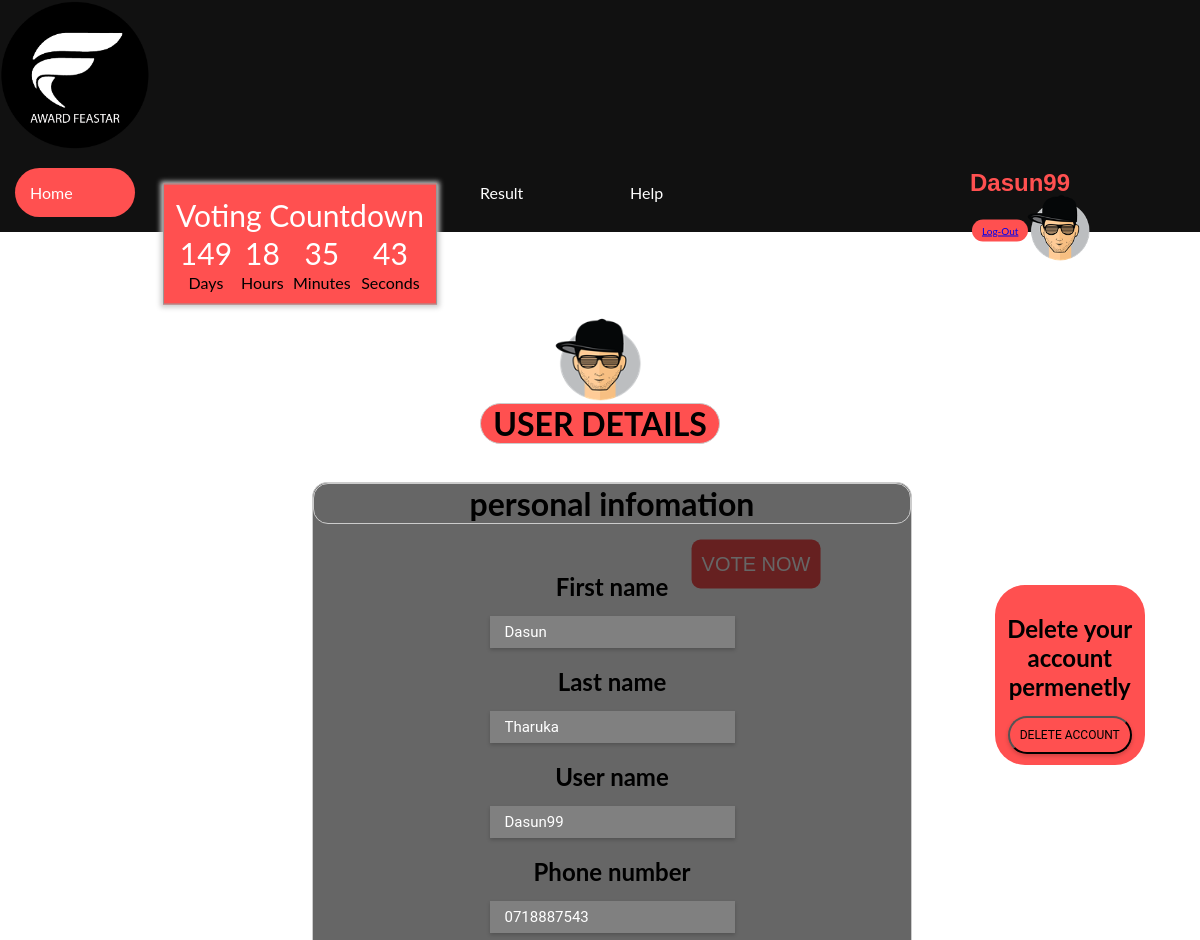
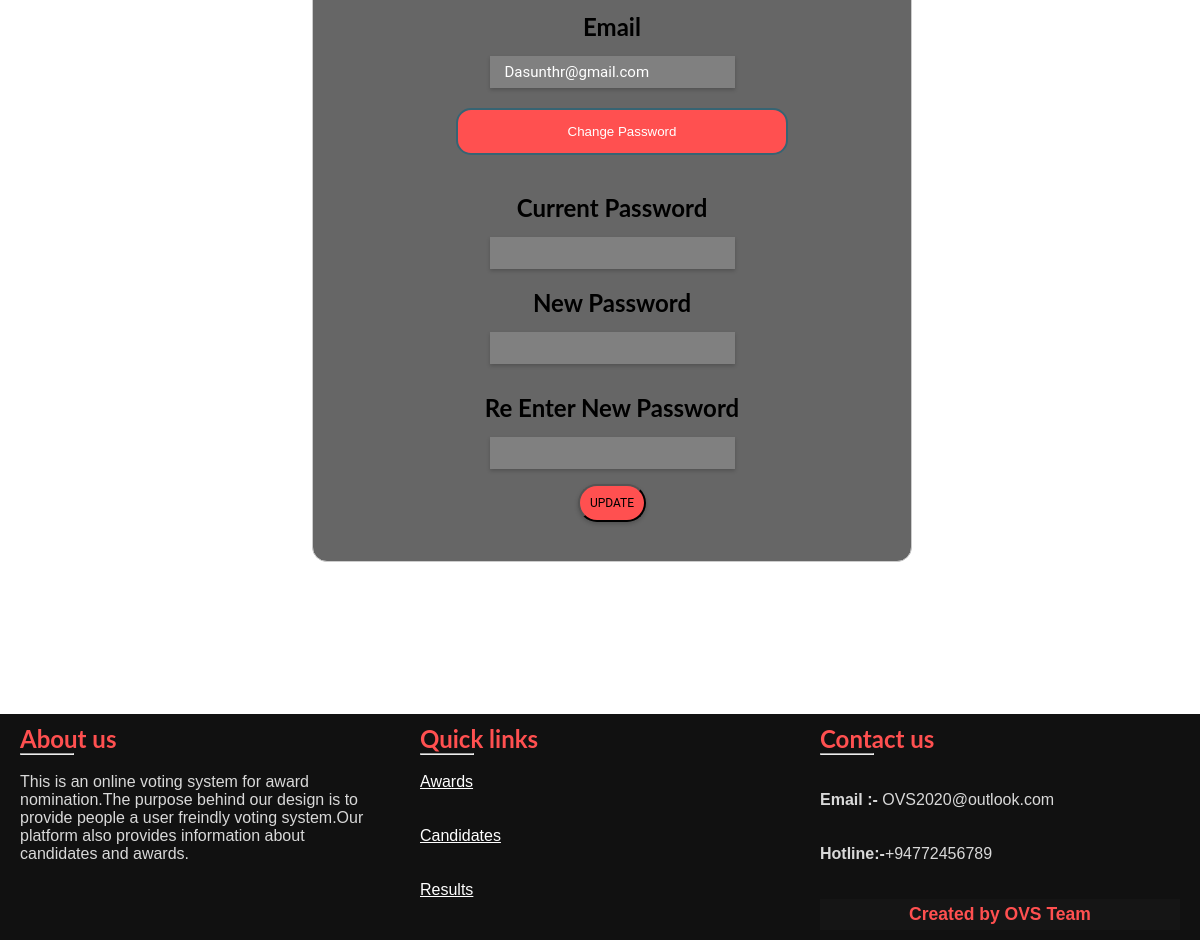
Screenshot of /php/userprofile.php?login=Dasun99 (signed in) with the database file from the repository (2 pictures, top to bottom).
### tables this page shows
CREATE TABLE `user` (
  `First_name` varchar(100) NOT NULL,
  `Last_name` varchar(100) NOT NULL,
  `User_name` varchar(100) NOT NULL,
  `Email` varchar(100) NOT NULL,
  `Phone` varchar(10) NOT NULL,
  `Password` varchar(1000) NOT NULL,
  `Status` varchar(50) NOT NULL,
  `Gender` varchar(20) NOT NULL
);

### php/userprofile.php (the view, shortened to what this page needs)
<!DOCTYPE html>
<html >
   <head>
         <link rel="stylesheet" href="../css/styles.css">
   </head>
  <body>
  <?php
	include('header.php');
  ?>
<br><br><br><br><br><br><br>
<center>
<div class = "userd">
	<img src = "../images/ava2.png" width = "110px" height = "100px">
	</div><br><br>
<strong><h1 class="toplain">USER DETAILS<h1></strong>
</center>
<br><br>
<center>
<div id="pinfor" class="contents">
    <h1 class="headinfo">personal infomation</h1>
	<?php
	echo'<div class="profile tabshow">
			<form action="update.php" method="POST">
			<br> <br><h2>First name</h2>
			<input type = "text" class ="input" name = "usernameF" value = '.$row['First_name'].'>
			<br> <br><h2>Last name</h2>
			<input type = "text" class ="input" name = "usernameL" value = '.$row['Last_name'].'>
			<br> <br><h2>User name</h2>
			<input type = "text" class ="input" name = "usernameU" value = '.$row['User_name'].'>
			<br> <br><h2>Phone number</h2>
			<input type = "text" class ="input" pattern="[0-9]{10}" name = "phone1" title="Please Enter 10 Digits" value = '.$row['Phone'].'>
			<br> <br><h2>Email</h2>
			<input type = "email" class ="input" name = "email1" value ='.$row['Email'].'>';
			?>
			<button name="btnchge1" id="btnchge1" onclick="return pw1()">Change Password </button>
			<br> <br><h2> Current Password</h2>
		    <input type="password" name="pwd1" id="pwd1" class = "input" pattern="(?=.*\d)(?=.*[a-z])(?=.*[A-Z]).{8,}"
		    title="Must contain at least one digit, one uppercase character one lowercase character and at least 10 characters" required disabled> <br> <br>
			<h2>New Password<h2>
		   <input type="password" name="pwd2" id="pwd2" class ="input" required disabled ><br> <br>
		   <h2>Re Enter New Password<h2>
		   <input type="password" name="pwd3" id="pwd3" class ="input" required disabled >
		    <br>
			<input type="submit" name="update" id="update" class="btn2" value="Update" >
			</form>
			<form action="delete.php" method="POST">
			<div class="tab">
			<br>
			<h4>Delete your account permenetly</h4>
			<input type="submit" name="delete" id="delete" class="btn2" value="Delete Account">
			</div>
			</form>
		</div>
</div>
</center>
<br><br><br><br><br><br><br><br>
    <footer>
        <div class="main-content">
          <div class="box">
  <h2 style="color:#ff5050;">About us</h2>
  <div class="content">
  <hr width=15%>
  <br>
  <p>
  This is an online voting system for award nomination.The purpose behind our design is to provide people a user freindly voting system.Our platform also provides information about candidates and awards.</p>
  </div>
</div>
  <div class="center box">
            <h2 style="color:#ff5050;">Quick links</h2>
  <div class="content">
  <hr width=15%>
              <br>
                <a class ="text" style="color:white;" href="#">Awards</a>
                <br><br>
  <div>
              <br>
                <a class ="text" style="color:white;" href="#">Candidates</a>
                <br><br>
              </div>
  <div >
              <br>
                <a class ="text" style="color:white;" href="#">Results</a>
              </div>
  </div>
  </div>
  <div class="right box">
  <h2 style="color:#ff5050;">
  Contact us</h2>
  <div class="content">
  <hr width=15%>
<br><br>
  <b>Email :-</b> OVS2020@outlook.com
  <br><br><br>
  <b> Hotline:-</b>+94772456789
  <div class="bottom"><br><br>
  <center>
            <h3 class="credit" style="color:#ff5050">Created by  OVS Team<h3>
          </center>
  </div>
</div>
</div>
  </body>
</html>

### php/header.php (shortened to what this page needs)
<header>
       <div class = "headerimg">
       <img src = "../images/logo1.png" width = "150px" height = "150px">
       </div>
	   <div class = "user2">
	   <?php
			if(isset($_SESSION['logsession']))
			{
				$uname=$_SESSION['logsession'];
				include_once('config_1.php');
				$sql = "SELECT * FROM user where User_name ='$uname'";
				$result = $conn->query($sql);
				$row = $result->fetch_assoc();
				echo'
				 <div class = "user1">
				<img src = "../images/ava2.png" width = "80px" height = "80px">
				</div>
	   			<div class = "button1">
				<h2>'.$row['User_name'].'</h2>
				</div>
				<br>
				<div class = "button2">
				<a  href="logout.php">Log-Out</a>
				</div>
				';
			}
	   ?>
	   </div>
    <table class="countdownContainer" >
        <tr class="info">
           <td colspan="4">Voting Countdown</td>
        </tr>
        <tr class="info">
			<td id="days">120</td>
			<td id="hours">4</td>
			<td id="minutes">12</td>
			<td id="seconds">22</td>
        </tr>
        <tr>
			<td>Days</td>
			<td>Hours</td>
			<td>Minutes</td>
			<td>Seconds</td>
		</tr>
    </table>
  <center>
        <a  href="vote.php" class="time1" >VOTE NOW</a>
  </center>
      <div class="menu-bar">
        <ul>
             <li class="active"><a  href="homepage.php">Home</a></li>
             <li><a  href="Adisplay.php">Awards</a></li>
			 <li><a  href="#">Candidates</a>
			 </li>
             <li><a  href="#">Result</a>
			 </li>
             <li><a  href="#">Help</a>
			 </li>
                  </ul>
			      </div>
  </header>

### css/styles.css (style rules this page uses)
* { padding: 0; margin: 0; box-sizing:border-box; }
body { background-image: url("../images/background.jpeg"); background-size: 1370px 1800px; background-position: 50% 25%; font-family:sans-serif; }
.active { background-color: #717171; }
header { background-color:#111; }
.countdownContainer { position: absolute;; top: 13%; left: 25%; transform : translateX(-50%) translateY(-50%); text-align: center; background: #ff5050; border: 1px solid #999; padding: 10px; box-shadow: 0 0 5px 3px #ccc; }
.info { font-size: 30px; color: #fff; }
.menu-bar { text-align: left; background-color:#111; }
.menu-bar ul { display:inline-flex; list-style: none; color: #fff; }
.menu-bar ul li { width: 120px; margin: 15px; padding: 15px; border-radius: 30px; }
.menu-bar ul li a { text-decoration: none; color: #fff; }
.active, .menu-bar ul li:hover { background: #ff5050; border-radius: 3px; border-radius: 30px; }
.content { margin: 0; padding: 0; color: #d9d9d9; box-sizing: border-box; font-family: 'Poppins', sans-serif; }
.user1 { position: absolute;; top: 84%; left:90%; transform : translateX(-50%) translateY(-50%); }
.user2 { position: absolute;; top: 11%; left:85%; transform : translateX(-50%) translateY(-50%); }
.button1 { text-decoration: none; font-family: Arial; font-size: 16px; color: #ff5050; text-align:right; }
.button2 { background-color: #ff5050; border: none; color: white; padding: 5px 10px; text-align: center; text-decoration: none; display: inline-block; font-size: 10px; margin: 4px 2px; cursor: pointer; border-radius: 30px; }
.time1 { text-decoration: none; font-family: Arial; font-size: 20px; border-radius: 9px; padding: 13px 10px; background-color: #ff5050; color: #ffffff; position: absolute;; top: 30%; left: 63%; transform : translateX(-50%) translateY(-50%); }
form { padding:10px; }
button { background-color:#ff5050; display:block; margin:20px 0px 0px 20px; text-align:center; border-radius:15px; border:2px solid #366473; padding:14px 110px; outline:none; color:white; cursor:pointer; transition:0.25px; }
* { box-sizing: border-box }
body { font-family: "Lato", sans-serif; }
.tab { float: left; border: 10px #ccc; border-radius:30px 30px 30px 30px ; background-color: #ff5050; width: 150px; height: 180px; position:absolute; top:10%; left:114%; }
.contents { width: 50%; height: 1020px; background-color:rgb(0,0,0,.6); position:relative; left:1%; border: 1px solid #ccc; border-radius:15px; }
.btn2 { font-family:"roboto",sans-serif; text-transform: uppercase; font-size: 12px; background: #ff5050; box-shadow: 0px 2px 4px 0px rgba(0,0,0,.2); margin-top: 15px; border-radius: 30px; padding: 10px; }
.input { font-family:"roboto",sans-serif; font-size: 15px; border: 0; color: #fff; background: gray; padding: 7px 15px; box-shadow: 0px 2px 4px 0px rgba(0,0,0,.2); cursor:pointer; margin-top: 15px; }
.userd { position: absolute; left:50%; transform : translateX(-50%) translateY(-50%); z-index:-1; }
.toplain { color:black; background-color:#ff5050; width:20%; border: 1px solid #ccc; border-radius:30px; }
.headinfo { border: 1px solid #ccc; border-radius:15px; }
footer { position: relative; bottom: 0px; width: 100%; background: #111; }
.main-content { display: flex; }
.box { flex-basis: 50%; padding: 10px 20px; }
.bottom center { padding: 5px; font-size: 0.9375rem; background: #151515; }

### rows the page displays
user: User_name "Dasun99", usernameF "Dasun", usernameL "Tharuka", usernameU "Dasun99", phone1 "0718887543", email1 "Dasunthr@gmail.com"
